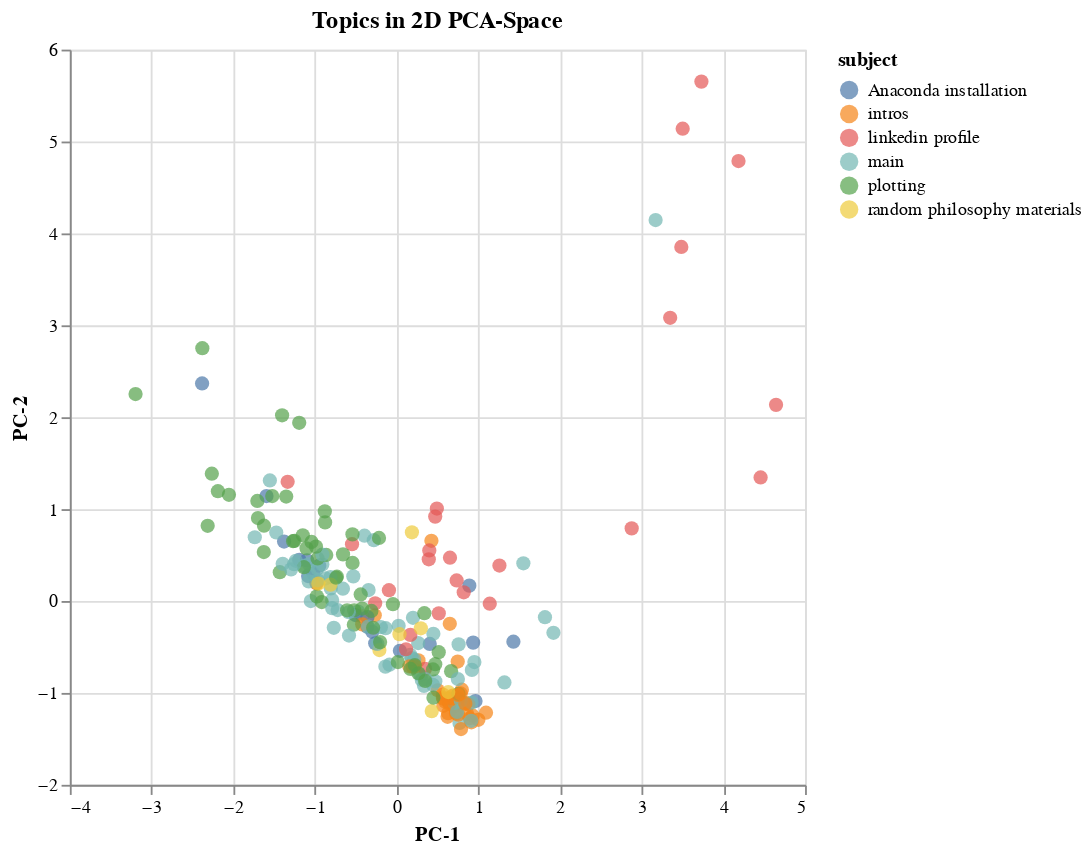

Here is the notebook cell this chart was saved with:
### Markdown cell above
### Visualize subjects by embeddings in 2D PCA space

### Code cell
# Visualize topics by embeddings in 2D (using PCA)
alt.Chart(D, title="Topics in 2D PCA-Space"
).mark_circle(size=60).encode(
    x='PC-1',
    y='PC-2',
    color='subject',
    tooltip='PC-1 PC-2 subject content'.split(' ')
).interactive().properties(width=400, height=400)

### Figure 1 — Vega-Lite specification as saved in the notebook (floating-point values rounded to 4 significant figures; data arrays with more than 128 entries replaced by an {"elided": "..."} marker saying what was removed)
{"config": {"view": {"continuousWidth": 300, "continuousHeight": 300}}, "data": {"name": "data-19a6b3857d03bcca2406c28dd2042c62"}, "mark": {"type": "circle", "size": 60}, "encoding": {"color": {"field": "subject", "type": "nominal"}, "tooltip": [{"field": "PC-1", "type": "quantitative"}, {"field": "PC-2", "type": "quantitative"}, {"field": "subject", "type": "nominal"}, {"field": "content", "type": "nominal"}], "x": {"field": "PC-1", "type": "quantitative"}, "y": {"field": "PC-2", "type": "quantitative"}}, "height": 400, "params": [{"name": "param_75", "select": {"type": "interval", "encodings": ["x", "y"]}, "bind": "scales"}], "title": "Topics in 2D PCA-Space", "width": 400, "$schema": "https://vega.github.io/schema/vega-lite/v5.8.0.json", "datasets": {"data-19a6b3857d03bcca2406c28dd2042c62": {"elided": "217 records"}}}
